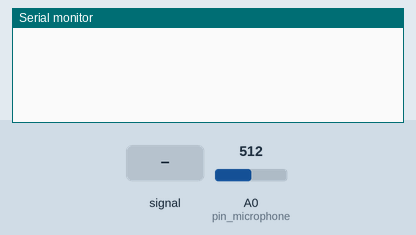
Simulated run of this sketch. Board: Arduino Uno, built with avr-gcc and run on an emulated ATmega328P. Shown: the last lines printed to the serial monitor. The inputs (shaded band) are chosen by the test bench; at power-on: A0 (pin_microphone) = 512.

Above: at 1.2 s.
1.3 s: A0 (pin_microphone) fed a 200 Hz sine of ±255 counts around its level
At 2.0 s:
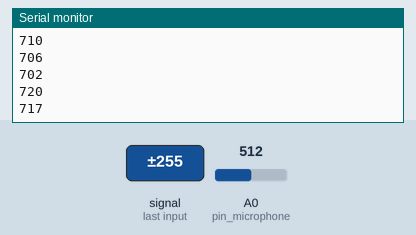
2.8 s: A0 (pin_microphone) set to 710
At 3.9 s:
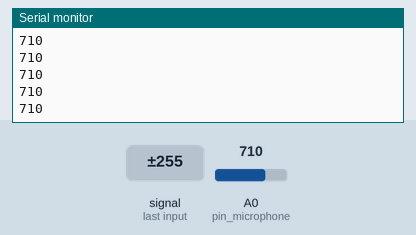
4.3 s: A0 (pin_microphone) fed a 1000 Hz sine of ±255 counts around its level
At 5.3 s:
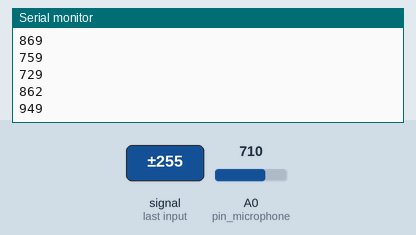
5.8 s: A0 (pin_microphone) set to 900
At 6.7 s:
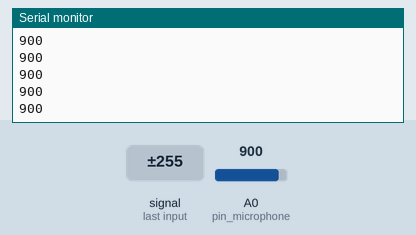
Timing chart, 0 to 8.3 s (numbered marks = the images above; inputs shaded):
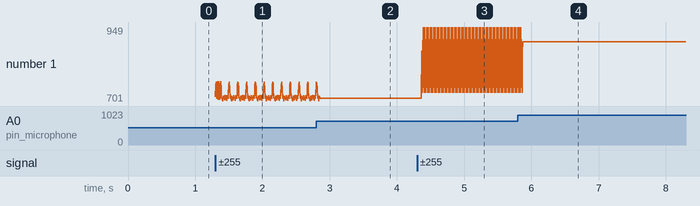

The sketch:

proj5_distance.ino
```cpp
#include "Arduino.h" // for eclipse

// Analog
const int pin_microphone = 0;

//The setup function is called once at startup of the sketch
void setup()
{
  pinMode(pin_microphone, INPUT);

  Serial.begin(9600);
}

// The loop function is called in an endless loop
void loop()
{
  int val_microphone = analogRead(pin_microphone);

//  Serial.print("test");
  if(val_microphone > 700)
      Serial.println(val_microphone);

}
```

Measured:
- after the input at 1.3 s, the serial monitor: prints a new line at once (image 1)
- after the input at 4.3 s, the serial monitor: prints a new line after 0.07 s (image 3)
- after the input at 5.8 s, the serial monitor: prints a new line after 0.07 s (image 4)
- plotted number 1: 710 → 869 after the input at 4.3 s, 869 → 900 after the input at 5.8 s
